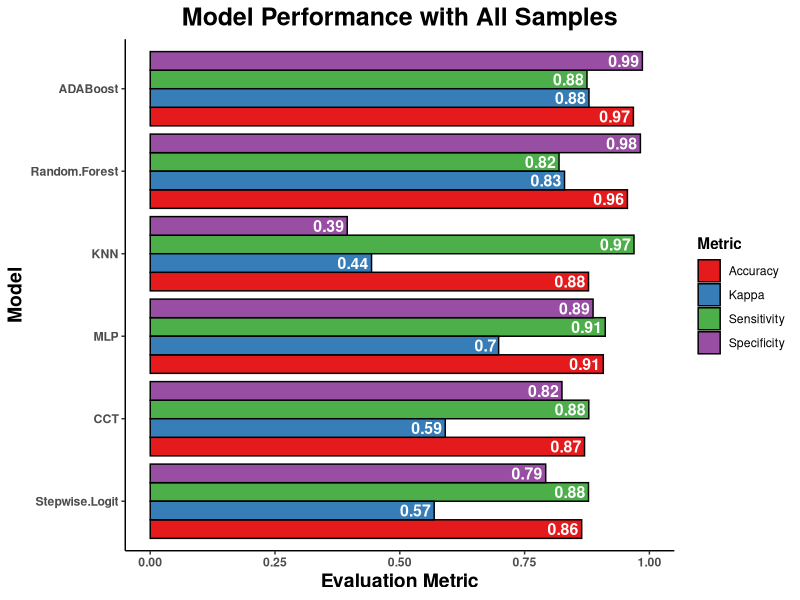

The R source for this figure: (Note: this script raises an error after producing the figure.)
## ---- chunk 1
rm(list = ls())
knitr::opts_chunk$set(echo = TRUE)

library(ggplot2)
library(reshape2)

plot_opts =   theme_bw()+
  theme(panel.border = element_blank(), panel.grid.major = element_blank(), panel.grid.minor = element_blank(), axis.line = element_line(colour = "black") , axis.title.x = element_text(face='bold', size = 14), axis.title.y = element_text(face='bold', size = 14), plot.title = element_text(face='bold', size = 18, hjust=0.5))

## ---- chunk 2
rn = c('Accuracy', 'Sensitivity', 'Specificity', 'Kappa')

#all samples
df_all = data.frame('Stepwise Logit'= c(0.8644, 0.8780, 0.7923, 0.5689),
                'CCT' = c(0.8701, 0.8786, 0.8249, 0.5911),
                'MLP' = c(0.9077, 0.9116, 0.8872, 0.698),
                'KNN' = c(0.8781, 0.9692, 0.3947, 0.4434),
                'Random Forest' = c(0.956, 0.819, 0.982, 0.83),
                'ADABoost'= c(0.968, 0.875, 0.986, 0.879))

row.names(df_all) = rn
df_all$Metric = rn
df_all.m = melt(df_all)
#undersample

df_under = data.frame('Stepwise Logit'= c(0.8013, 0.7862, 0.8813, 0.4729),
                'CCT' = c(0.8484, 0.8372, 0.9080, 0.5675),
                'MLP' = c(0.8202, 0.8058, 0.8961, 0.5103),
                'KNN' = c(0.8084, 0.8114, 0.7923, 0.4569),
                'Random Forest' = c(0.924, 0.944, 0.921, 0.753),
                'ADABoost'= c(0.938, 0.953, 0.935, 0.792))
row.names(df_under) = rn
df_under$Metric = rn
df_under.m = melt(df_under)
## ---- chunk 3
df_all.m$Labels = round(df_all.m$value, 2)
p = ggplot(data = df_all.m, aes(y = value, x = variable, fill = Metric))+
  geom_col(position=position_dodge(), colour="black")+labs(x = 'Model', y='Evaluation Metric', title = 'Model Performance with All Samples')+ geom_text(aes(label=Labels), position = position_dodge(width=0.9),color="white", size=4, hjust = 1.1, fontface = 'bold')+plot_opts+theme(axis.text.x = element_text(face = 'bold'), axis.text.y = element_text(face = 'bold'), legend.title = element_text(face = 'bold'))+coord_flip()+scale_fill_brewer(palette = 'Set1')+ylim(0,1)
p

ggsave('../plots/allsample_metrics.png',plot = p, device = 'png', height = 6, width = 9, units = 'in', dpi = 600)
## ---- chunk 4
df_under.m$Labels = round(df_under.m$value, 2)
p = ggplot(data = df_under.m, aes(y = value, x = variable, fill = Metric))+
  geom_col(position=position_dodge(), colour="black")+labs(x = 'Model', y='Evaluation Metric', title = 'Model Performance with Downsampling')+ geom_text(aes(label=Labels), position = position_dodge(width=0.9),color="white", size=4, hjust = 1.1, fontface = 'bold')+plot_opts+theme(axis.text.x = element_text(face = 'bold'), axis.text.y = element_text(face = 'bold'), legend.title = element_text(face = 'bold'))+coord_flip()+scale_fill_brewer(palette = 'Set1')+ylim(0,1)
p

ggsave('../plots/undersample_metrics.png',plot = p, device = 'png', height = 6, width = 9, units = 'in', dpi = 600)

